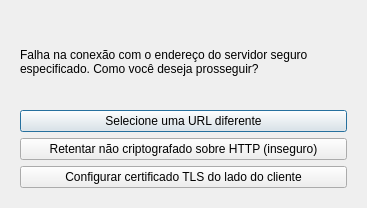
<?xml version="1.0" encoding="UTF-8"?>
<ui version="4.0">
 <class>OCC::OwncloudConnectionMethodDialog</class>
 <widget class="QDialog" name="OCC::OwncloudConnectionMethodDialog">
  <property name="geometry">
   <rect>
    <x>0</x>
    <y>0</y>
    <width>367</width>
    <height>208</height>
   </rect>
  </property>
  <property name="windowTitle">
   <string>Conexão falhou</string>
  </property>
  <property name="modal">
   <bool>true</bool>
  </property>
  <layout class="QGridLayout" name="gridLayout_2">
   <item row="0" column="0">
    <layout class="QGridLayout" name="gridLayout">
     <property name="leftMargin">
      <number>9</number>
     </property>
     <property name="topMargin">
      <number>9</number>
     </property>
     <property name="rightMargin">
      <number>9</number>
     </property>
     <property name="bottomMargin">
      <number>9</number>
     </property>
     <item row="0" column="0">
      <widget class="QLabel" name="label">
       <property name="sizePolicy">
        <sizepolicy hsizetype="Preferred" vsizetype="Minimum">
         <horstretch>0</horstretch>
         <verstretch>0</verstretch>
        </sizepolicy>
       </property>
       <property name="text">
        <string>&lt;html&gt;&lt;head/&gt;&lt;body&gt;&lt;p&gt;Falha na conexão com o endereço do servidor seguro especificado. Como você deseja prosseguir?&lt;/p&gt;&lt;/body&gt;&lt;/html&gt;</string>
       </property>
       <property name="wordWrap">
        <bool>true</bool>
       </property>
      </widget>
     </item>
     <item row="1" column="0">
      <layout class="QVBoxLayout" name="verticalLayout">
       <item>
        <widget class="QPushButton" name="btnBack">
         <property name="text">
          <string>Selecione uma URL diferente</string>
         </property>
        </widget>
       </item>
       <item>
        <widget class="QPushButton" name="btnNoTLS">
         <property name="text">
          <string>Retentar não criptografado sobre HTTP (inseguro)</string>
         </property>
        </widget>
       </item>
       <item>
        <widget class="QPushButton" name="btnClientSideTLS">
         <property name="text">
          <string>Configurar certificado TLS do lado do cliente</string>
         </property>
        </widget>
       </item>
      </layout>
     </item>
    </layout>
   </item>
  </layout>
 </widget>
 <resources/>
 <connections/>
</ui>
